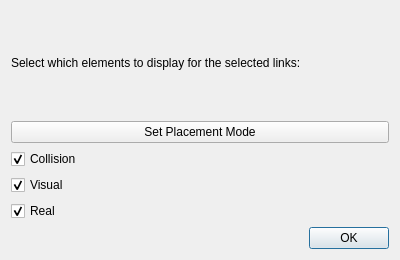
<?xml version="1.0" encoding="UTF-8"?>
<ui version="4.0">
 <class>ManageLinkDisplayDialog</class>
 <widget class="QDialog" name="ManageLinkDisplayDialog">
  <property name="geometry">
   <rect>
    <x>0</x>
    <y>0</y>
    <width>400</width>
    <height>260</height>
   </rect>
  </property>
  <property name="windowTitle">
   <string>Manage Link Display</string>
  </property>
  <layout class="QVBoxLayout" name="verticalLayout">
   <item>
    <widget class="QLabel" name="label_info">
     <property name="text">
      <string>Select which elements to display for the selected links:</string>
     </property>
    </widget>
   </item>
   <item>
    <widget class="QPushButton" name="btn_set_placement_mode">
     <property name="text">
      <string>Set Placement Mode</string>
     </property>
     <property name="toolTip">
      <string>Hide Collision and Visual, show Real. Required for Set Placement operations.</string>
     </property>
    </widget>
   </item>
   <item>
    <widget class="QCheckBox" name="check_collision">
     <property name="text">
      <string>Collision</string>
     </property>
     <property name="checked">
      <bool>true</bool>
     </property>
    </widget>
   </item>
   <item>
    <widget class="QCheckBox" name="check_visual">
     <property name="text">
      <string>Visual</string>
     </property>
     <property name="checked">
      <bool>true</bool>
     </property>
    </widget>
   </item>
   <item>
    <widget class="QCheckBox" name="check_real">
     <property name="text">
      <string>Real</string>
     </property>
     <property name="checked">
      <bool>true</bool>
     </property>
    </widget>
   </item>
   <item>
    <widget class="QDialogButtonBox" name="button_box">
     <property name="orientation">
      <enum>Qt::Horizontal</enum>
     </property>
     <property name="standardButtons">
      <set>QDialogButtonBox::Ok</set>
     </property>
    </widget>
   </item>
  </layout>
 </widget>
 <resources/>
 <connections>
  <connection>
   <sender>button_box</sender>
   <signal>accepted()</signal>
   <receiver>ManageLinkDisplayDialog</receiver>
   <slot>accept()</slot>
  </connection>
 </connections>
</ui>
